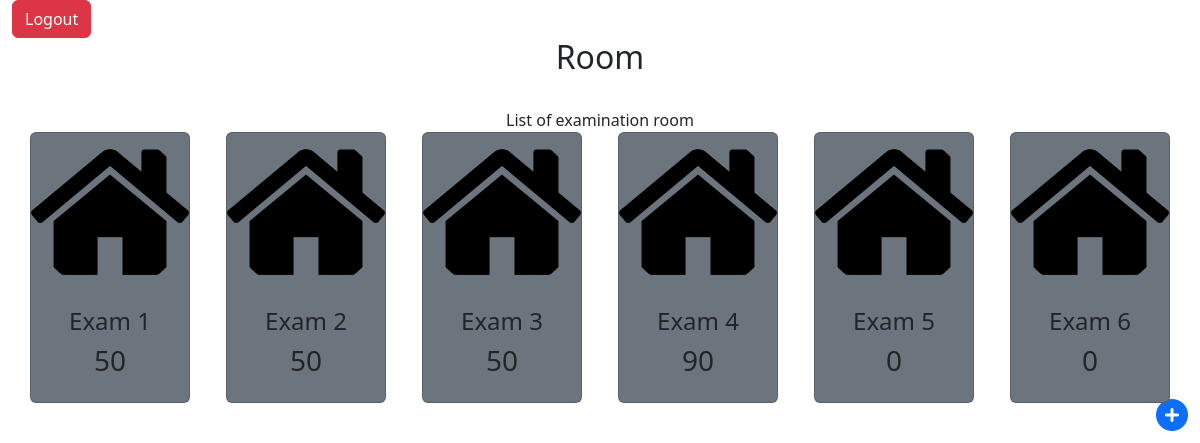
Screenshot of /?view=room_list (signed in) with the database file from the repository.
### tables this page shows
CREATE TABLE `room` (
  `id` int(10) UNSIGNED NOT NULL COMMENT 'Room ID',
  `room_name` varchar(50) NOT NULL COMMENT 'Room Name',
  `number_of_student` int(3) UNSIGNED NOT NULL DEFAULT 0 COMMENT 'Number of Student'
);

### room_list.php (the view, shortened to what this page needs)
<!DOCTYPE html>
<?php
if (isset($_SESSION['login_true'])) {
?>
    <div class="col">
        <a href="?view=logout" class="btn btn-danger">Logout</a>
    </div>
<?php
}
?>
<header align="center">
    <h2>Room</h2><br>
    List of examination room
</header>
<div class="d-flex justify-content-around">
    <?php
    $sql = "SELECT * FROM room";
    $result = $conn->query($sql);
    while ($dbarr = mysqli_fetch_array($result, MYSQLI_BOTH)) {
    ?>
        <div class="text-center">
            <div class="card bg-secondary" style="width: 10rem;">
                <img class="rounded-circle img-fluid mx-auto d-block" src="./img/home.png" alt="Card image">
                <div class="card-body align-content-center">
                    <a href="?view=room_edit&rid=<?php echo ($dbarr['id']); ?>" class="stretched-link nav-link text-dark">
                        <h4 class=" card-title"><?php echo ($dbarr['room_name']); ?></h4>
                        <h3 class="card-title"><?php echo ($dbarr['number_of_student']); ?></h3>
                    </a>
                </div>
            </div>
        </div>
    <?php
    }
    ?>
</div>
<div class="float-end"><a href="?view=room_create" class="btn-primary btn-circle"><i class="fa-solid fa-circle-plus fa-2xl"></i></a></div><br>

### index.php (shortened to what this page needs)
<!DOCTYPE html>
<html lang="en">
<head>
    <link href="https://cdn.jsdelivr.net/npm/bootstrap@5.2.0-beta1/dist/css/bootstrap.min.css" rel="stylesheet">
</head>
<body>
    <div class="container-fluid">
        <?php
        require_once('view.php');
        ?>
    </div>
</body>
</html>

### view.php (shortened to what this page needs)
<!doctype html>
<?php
if (isset($_GET['view'])) {
	$view = $_GET['view'];
} else {
	$view = "";
}
switch ($view) {
	case "room_list":
		include("room_list.php");
		break;
}
?>

### room_list.php (style rules this page uses)
.btn-circle { width: 30 px; height: 30 px; padding: 6 px 0 px; border-radius: 15 px; text-align: center; font-size: 12 px; line-height: 1.42857; }

### rows the page displays
room: room_name "Exam 1", number_of_student "50"
room: room_name "Exam 2", number_of_student "50"
room: room_name "Exam 3", number_of_student "50"
room: room_name "Exam 4", number_of_student "90"
room: room_name "Exam 5", number_of_student "0"
room: room_name "Exam 6", number_of_student "0"
